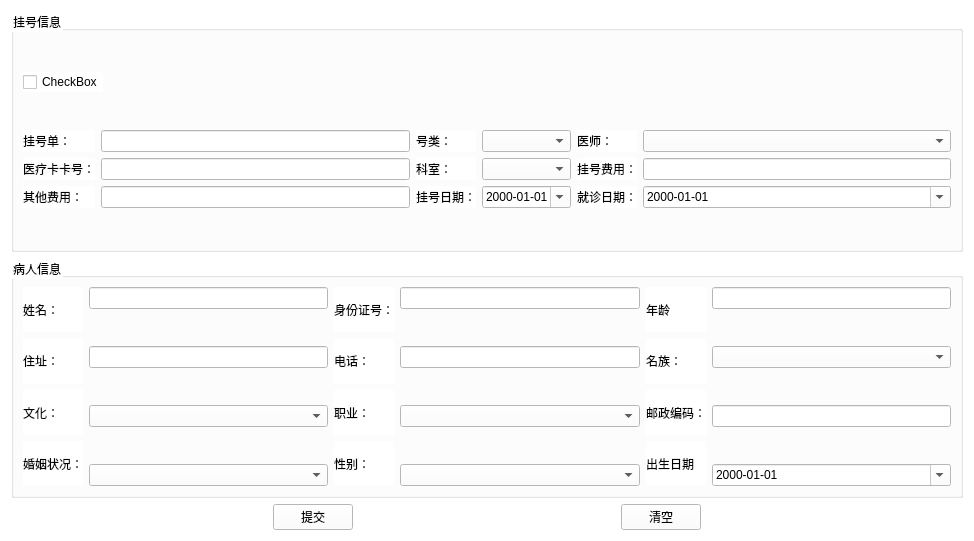
<?xml version="1.0" encoding="UTF-8"?>
<ui version="4.0">
 <class>PatientRegistrationBtn</class>
 <widget class="QWidget" name="PatientRegistrationBtn">
  <property name="geometry">
   <rect>
    <x>0</x>
    <y>0</y>
    <width>974</width>
    <height>541</height>
   </rect>
  </property>
  <property name="windowTitle">
   <string>Form</string>
  </property>
  <property name="styleSheet">
   <string notr="true">background-color: rgb(255, 255, 255);</string>
  </property>
  <layout class="QVBoxLayout" name="verticalLayout_15" stretch="1,1,0">
   <item>
    <widget class="QGroupBox" name="groupBox">
     <property name="title">
      <string>挂号信息</string>
     </property>
     <layout class="QVBoxLayout" name="verticalLayout_7">
      <item>
       <layout class="QHBoxLayout" name="horizontalLayout_2">
        <item>
         <widget class="QCheckBox" name="checkBox">
          <property name="text">
           <string>CheckBox</string>
          </property>
         </widget>
        </item>
        <item>
         <spacer name="horizontalSpacer">
          <property name="orientation">
           <enum>Qt::Horizontal</enum>
          </property>
          <property name="sizeHint" stdset="0">
           <size>
            <width>40</width>
            <height>20</height>
           </size>
          </property>
         </spacer>
        </item>
       </layout>
      </item>
      <item>
       <layout class="QHBoxLayout" name="horizontalLayout">
        <item>
         <layout class="QVBoxLayout" name="verticalLayout">
          <item>
           <widget class="QLabel" name="label">
            <property name="text">
             <string>挂号单：</string>
            </property>
           </widget>
          </item>
          <item>
           <widget class="QLabel" name="label_2">
            <property name="text">
             <string>医疗卡卡号：</string>
            </property>
           </widget>
          </item>
          <item>
           <widget class="QLabel" name="label_3">
            <property name="text">
             <string>其他费用：</string>
            </property>
           </widget>
          </item>
         </layout>
        </item>
        <item>
         <layout class="QVBoxLayout" name="verticalLayout_2">
          <item>
           <widget class="QLineEdit" name="lineEditRegistered"/>
          </item>
          <item>
           <widget class="QLineEdit" name="lineEditCard"/>
          </item>
          <item>
           <widget class="QLineEdit" name="lineEditOtherMoney"/>
          </item>
         </layout>
        </item>
        <item>
         <layout class="QVBoxLayout" name="verticalLayout_3">
          <item>
           <widget class="QLabel" name="label_5">
            <property name="text">
             <string>号类：</string>
            </property>
           </widget>
          </item>
          <item>
           <widget class="QLabel" name="label_6">
            <property name="text">
             <string>科室：</string>
            </property>
           </widget>
          </item>
          <item>
           <widget class="QLabel" name="label_4">
            <property name="text">
             <string>挂号日期：</string>
            </property>
           </widget>
          </item>
         </layout>
        </item>
        <item>
         <layout class="QVBoxLayout" name="verticalLayout_4">
          <item>
           <widget class="QComboBox" name="comboBoxRegisteredType"/>
          </item>
          <item>
           <widget class="QComboBox" name="comboBoxSectionRoom"/>
          </item>
          <item>
           <widget class="QDateEdit" name="dateRegistration">
            <property name="styleSheet">
             <string notr="true">QDateTimeEdit::drop-down { image: url(:/image/datetime.png); }</string>
            </property>
            <property name="displayFormat">
             <string>yyyy-MM-dd</string>
            </property>
            <property name="calendarPopup">
             <bool>true</bool>
            </property>
           </widget>
          </item>
         </layout>
        </item>
        <item>
         <layout class="QVBoxLayout" name="verticalLayout_5">
          <item>
           <widget class="QLabel" name="label_8">
            <property name="text">
             <string>医师：</string>
            </property>
           </widget>
          </item>
          <item>
           <widget class="QLabel" name="label_9">
            <property name="text">
             <string>挂号费用：</string>
            </property>
           </widget>
          </item>
          <item>
           <widget class="QLabel" name="label_7">
            <property name="text">
             <string>就诊日期：</string>
            </property>
           </widget>
          </item>
         </layout>
        </item>
        <item>
         <layout class="QVBoxLayout" name="verticalLayout_6">
          <item>
           <widget class="QComboBox" name="comboBoxDoctor"/>
          </item>
          <item>
           <widget class="QLineEdit" name="lineEditRegisteredMoney"/>
          </item>
          <item>
           <widget class="QDateEdit" name="dateVisit">
            <property name="styleSheet">
             <string notr="true">QDateEdit::drop-down { image: url(:/image/datetime.png); }</string>
            </property>
            <property name="displayFormat">
             <string>yyyy-MM-dd</string>
            </property>
            <property name="calendarPopup">
             <bool>true</bool>
            </property>
           </widget>
          </item>
         </layout>
        </item>
       </layout>
      </item>
     </layout>
    </widget>
   </item>
   <item>
    <widget class="QGroupBox" name="groupBox_2">
     <property name="title">
      <string>病人信息</string>
     </property>
     <layout class="QVBoxLayout" name="verticalLayout_12">
      <item>
       <layout class="QHBoxLayout" name="horizontalLayout_5">
        <item>
         <layout class="QVBoxLayout" name="verticalLayout_9">
          <item>
           <widget class="QLabel" name="label_10">
            <property name="text">
             <string>姓名：</string>
            </property>
           </widget>
          </item>
          <item>
           <widget class="QLabel" name="label_11">
            <property name="text">
             <string>住址：</string>
            </property>
           </widget>
          </item>
          <item>
           <widget class="QLabel" name="label_12">
            <property name="text">
             <string>文化：</string>
            </property>
           </widget>
          </item>
          <item>
           <widget class="QLabel" name="label_19">
            <property name="text">
             <string>婚姻状况：</string>
            </property>
           </widget>
          </item>
         </layout>
        </item>
        <item>
         <layout class="QVBoxLayout" name="verticalLayout_8">
          <item>
           <widget class="QLineEdit" name="lineEditName"/>
          </item>
          <item>
           <spacer name="verticalSpacer_4">
            <property name="orientation">
             <enum>Qt::Vertical</enum>
            </property>
            <property name="sizeHint" stdset="0">
             <size>
              <width>20</width>
              <height>40</height>
             </size>
            </property>
           </spacer>
          </item>
          <item>
           <widget class="QLineEdit" name="lineEditAddress"/>
          </item>
          <item>
           <spacer name="verticalSpacer_3">
            <property name="orientation">
             <enum>Qt::Vertical</enum>
            </property>
            <property name="sizeHint" stdset="0">
             <size>
              <width>20</width>
              <height>40</height>
             </size>
            </property>
           </spacer>
          </item>
          <item>
           <widget class="QComboBox" name="comboBoxCulture"/>
          </item>
          <item>
           <spacer name="verticalSpacer_2">
            <property name="orientation">
             <enum>Qt::Vertical</enum>
            </property>
            <property name="sizeHint" stdset="0">
             <size>
              <width>20</width>
              <height>40</height>
             </size>
            </property>
           </spacer>
          </item>
          <item>
           <widget class="QComboBox" name="comboBoxMarriage"/>
          </item>
         </layout>
        </item>
        <item>
         <layout class="QVBoxLayout" name="verticalLayout_11">
          <item>
           <widget class="QLabel" name="label_13">
            <property name="text">
             <string>身份证号：</string>
            </property>
           </widget>
          </item>
          <item>
           <widget class="QLabel" name="label_14">
            <property name="text">
             <string>电话：</string>
            </property>
           </widget>
          </item>
          <item>
           <widget class="QLabel" name="label_15">
            <property name="text">
             <string>职业：</string>
            </property>
           </widget>
          </item>
          <item>
           <widget class="QLabel" name="label_20">
            <property name="text">
             <string>性别：</string>
            </property>
           </widget>
          </item>
         </layout>
        </item>
        <item>
         <layout class="QVBoxLayout" name="verticalLayout_10" stretch="1,0,1,0,1,0,0">
          <item>
           <widget class="QLineEdit" name="lineEditIdCard"/>
          </item>
          <item>
           <spacer name="verticalSpacer_5">
            <property name="orientation">
             <enum>Qt::Vertical</enum>
            </property>
            <property name="sizeHint" stdset="0">
             <size>
              <width>20</width>
              <height>40</height>
             </size>
            </property>
           </spacer>
          </item>
          <item>
           <widget class="QLineEdit" name="lineEditPhone"/>
          </item>
          <item>
           <spacer name="verticalSpacer_6">
            <property name="orientation">
             <enum>Qt::Vertical</enum>
            </property>
            <property name="sizeHint" stdset="0">
             <size>
              <width>20</width>
              <height>40</height>
             </size>
            </property>
           </spacer>
          </item>
          <item>
           <widget class="QComboBox" name="comboBoxProfessional"/>
          </item>
          <item>
           <spacer name="verticalSpacer">
            <property name="orientation">
             <enum>Qt::Vertical</enum>
            </property>
            <property name="sizeHint" stdset="0">
             <size>
              <width>20</width>
              <height>40</height>
             </size>
            </property>
           </spacer>
          </item>
          <item>
           <widget class="QComboBox" name="comboBoxSex"/>
          </item>
         </layout>
        </item>
        <item>
         <layout class="QVBoxLayout" name="verticalLayout_13">
          <item>
           <widget class="QLabel" name="label_16">
            <property name="text">
             <string>年龄</string>
            </property>
           </widget>
          </item>
          <item>
           <widget class="QLabel" name="label_17">
            <property name="text">
             <string>名族：</string>
            </property>
           </widget>
          </item>
          <item>
           <widget class="QLabel" name="label_18">
            <property name="text">
             <string>邮政编码：</string>
            </property>
           </widget>
          </item>
          <item>
           <widget class="QLabel" name="label_21">
            <property name="text">
             <string>出生日期</string>
            </property>
           </widget>
          </item>
         </layout>
        </item>
        <item>
         <layout class="QVBoxLayout" name="verticalLayout_14">
          <item>
           <widget class="QLineEdit" name="lineEditAge"/>
          </item>
          <item>
           <spacer name="verticalSpacer_7">
            <property name="orientation">
             <enum>Qt::Vertical</enum>
            </property>
            <property name="sizeHint" stdset="0">
             <size>
              <width>20</width>
              <height>40</height>
             </size>
            </property>
           </spacer>
          </item>
          <item>
           <widget class="QComboBox" name="comboBoxEthnicGroup"/>
          </item>
          <item>
           <spacer name="verticalSpacer_8">
            <property name="orientation">
             <enum>Qt::Vertical</enum>
            </property>
            <property name="sizeHint" stdset="0">
             <size>
              <width>20</width>
              <height>40</height>
             </size>
            </property>
           </spacer>
          </item>
          <item>
           <widget class="QLineEdit" name="lineEditZipCode"/>
          </item>
          <item>
           <spacer name="verticalSpacer_9">
            <property name="orientation">
             <enum>Qt::Vertical</enum>
            </property>
            <property name="sizeHint" stdset="0">
             <size>
              <width>20</width>
              <height>40</height>
             </size>
            </property>
           </spacer>
          </item>
          <item>
           <widget class="QDateEdit" name="birthDate">
            <property name="styleSheet">
             <string notr="true">QDateEdit::drop-down { image: url(:/image/datetime.png); }</string>
            </property>
            <property name="displayFormat">
             <string>yyyy-MM-dd</string>
            </property>
            <property name="calendarPopup">
             <bool>true</bool>
            </property>
           </widget>
          </item>
         </layout>
        </item>
       </layout>
      </item>
     </layout>
    </widget>
   </item>
   <item>
    <layout class="QHBoxLayout" name="horizontalLayout_6">
     <item>
      <spacer name="horizontalSpacer_2">
       <property name="orientation">
        <enum>Qt::Horizontal</enum>
       </property>
       <property name="sizeHint" stdset="0">
        <size>
         <width>40</width>
         <height>20</height>
        </size>
       </property>
      </spacer>
     </item>
     <item>
      <widget class="QPushButton" name="btnCommit">
       <property name="text">
        <string>提交</string>
       </property>
      </widget>
     </item>
     <item>
      <spacer name="horizontalSpacer_3">
       <property name="orientation">
        <enum>Qt::Horizontal</enum>
       </property>
       <property name="sizeHint" stdset="0">
        <size>
         <width>40</width>
         <height>20</height>
        </size>
       </property>
      </spacer>
     </item>
     <item>
      <widget class="QPushButton" name="btnClear">
       <property name="text">
        <string>清空</string>
       </property>
      </widget>
     </item>
     <item>
      <spacer name="horizontalSpacer_4">
       <property name="orientation">
        <enum>Qt::Horizontal</enum>
       </property>
       <property name="sizeHint" stdset="0">
        <size>
         <width>40</width>
         <height>20</height>
        </size>
       </property>
      </spacer>
     </item>
    </layout>
   </item>
  </layout>
 </widget>
 <resources/>
 <connections/>
</ui>
